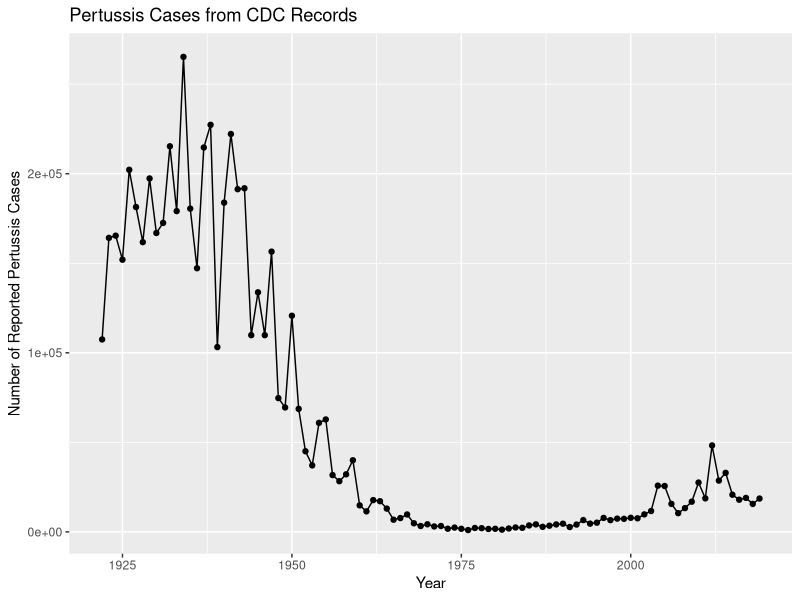
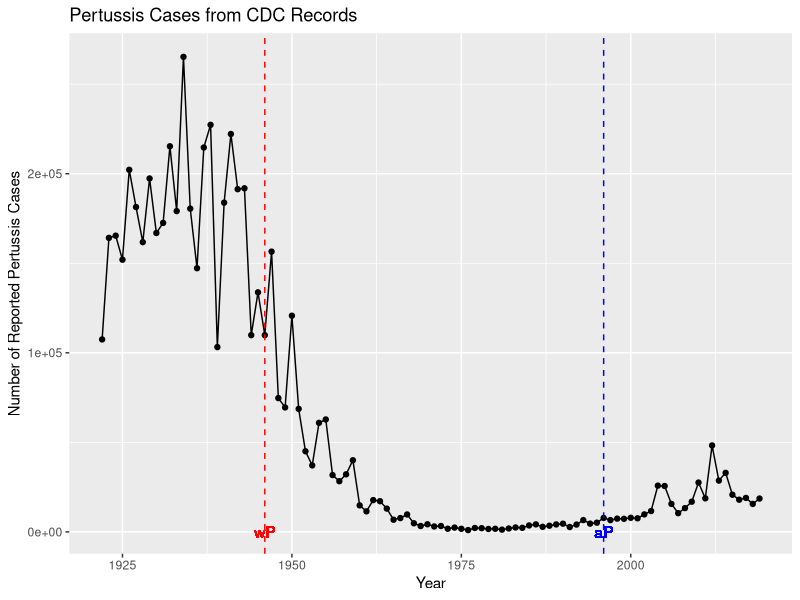

These figures' R source, in order: (Note: this script raises an error after producing the figures.)
## ---- chunk 1
#install.packages("datapasta")
## ---- chunk 2
cdc <- data.frame(
                                 Year = c(1922L,1923L,1924L,1925L,
                                          1926L,1927L,1928L,1929L,1930L,1931L,
                                          1932L,1933L,1934L,1935L,1936L,
                                          1937L,1938L,1939L,1940L,1941L,1942L,
                                          1943L,1944L,1945L,1946L,1947L,
                                          1948L,1949L,1950L,1951L,1952L,
                                          1953L,1954L,1955L,1956L,1957L,1958L,
                                          1959L,1960L,1961L,1962L,1963L,
                                          1964L,1965L,1966L,1967L,1968L,1969L,
                                          1970L,1971L,1972L,1973L,1974L,
                                          1975L,1976L,1977L,1978L,1979L,1980L,
                                          1981L,1982L,1983L,1984L,1985L,
                                          1986L,1987L,1988L,1989L,1990L,
                                          1991L,1992L,1993L,1994L,1995L,1996L,
                                          1997L,1998L,1999L,2000L,2001L,
                                          2002L,2003L,2004L,2005L,2006L,2007L,
                                          2008L,2009L,2010L,2011L,2012L,
                                          2013L,2014L,2015L,2016L,2017L,2018L,
                                          2019L),
         No..Reported.Pertussis.Cases = c(107473,164191,165418,152003,
                                          202210,181411,161799,197371,
                                          166914,172559,215343,179135,265269,
                                          180518,147237,214652,227319,103188,
                                          183866,222202,191383,191890,109873,
                                          133792,109860,156517,74715,69479,
                                          120718,68687,45030,37129,60886,
                                          62786,31732,28295,32148,40005,
                                          14809,11468,17749,17135,13005,6799,
                                          7717,9718,4810,3285,4249,3036,
                                          3287,1759,2402,1738,1010,2177,2063,
                                          1623,1730,1248,1895,2463,2276,
                                          3589,4195,2823,3450,4157,4570,
                                          2719,4083,6586,4617,5137,7796,6564,
                                          7405,7298,7867,7580,9771,11647,
                                          25827,25616,15632,10454,13278,
                                          16858,27550,18719,48277,28639,32971,
                                          20762,17972,18975,15609,18617)
       )
## ---- chunk 3
library(ggplot2)
ggplot(cdc, aes(x= Year, y= No..Reported.Pertussis.Cases)) +
    geom_point() +
    geom_line() +
    labs(x="Year", y="Number of Reported Pertussis Cases", title="Pertussis Cases from CDC Records")
## ---- chunk 4
library(ggplot2)
ggplot(cdc, aes(x= Year, y= No..Reported.Pertussis.Cases)) +
    geom_point() +
    geom_line() +
    geom_vline(xintercept= 1946, color= "red", linetype=2)+
    geom_vline(xintercept = 1996, color= "blue", linetype=2)+
    geom_text(x= 1946, y=0, label= "wP", color= "red")+
    geom_text(x= 1996, y=0, label= "aP", color= "blue")+
    labs(x="Year", y="Number of Reported Pertussis Cases", title="Pertussis Cases from CDC Records")
## ---- chunk 5
# Allows us to read, write and process JSON data
library(jsonlite)
## ---- chunk 6
subject <- read_json("https://www.cmi-pb.org/api/subject", simplifyVector = TRUE)
## ---- chunk 7
head(subject, 3)
## ---- chunk 8
table(subject$infancy_vac)
## ---- chunk 9
table(subject$biological_sex)
## ---- chunk 10
table(subject$race, subject$biological_sex)
## ---- chunk 11
library(lubridate)
## ---- chunk 12
subject$age <- time_length(today()- ymd(subject$year_of_birth), "years")
## ---- chunk 13
library(dplyr)

wP <- subject %>%
  filter(infancy_vac == "wP") 

summary(wP$age)
  
## ---- chunk 14
aP <- subject %>%
  filter(infancy_vac == "aP") 

summary(aP$age)
## ---- chunk 15
subject$age_boost <- time_length(ymd(subject$date_of_boost)- ymd(subject$year_of_birth), "years")
## ---- chunk 16
ggplot(subject) +
  aes(age,
      fill=as.factor(infancy_vac)) +
  geom_histogram(show.legend=FALSE) +
  facet_wrap(vars(infancy_vac), nrow=2) 
## ---- chunk 17
# Complete the API URLs...
specimen <- read_json("https://www.cmi-pb.org/api/specimen", simplifyVector = TRUE) 
titer <- read_json("https://www.cmi-pb.org/api/ab_titer", simplifyVector = TRUE)
## ---- chunk 18
meta <- inner_join(specimen, subject)
dim(meta)
head(meta)
## ---- chunk 19
abdata <- inner_join(titer, meta)
dim(abdata)
## ---- chunk 20
table(abdata$isotype)
## ---- chunk 21
table(abdata$visit)
## ---- chunk 22
ig1 <- abdata %>% filter(isotype == "IgG1", visit!=8)
head(ig1)
## ---- chunk 23
ggplot(ig1) +
  aes(ab_titer, antigen) +
  geom_boxplot() + 
  facet_wrap(vars(visit), nrow=2)
## ---- chunk 24
ggplot(ig1) +
  aes(ab_titer, antigen, col=infancy_vac ) +
  geom_boxplot(show.legend = T) + 
  facet_wrap(vars(visit), nrow=2) +
  theme_bw()
## ---- chunk 25
ggplot(ig1) +
  aes(ab_titer, antigen, col=infancy_vac ) +
  geom_boxplot(show.legend = FALSE) + 
  facet_wrap(vars(infancy_vac, visit), nrow=2)
## ---- chunk 26
filter(ig1, antigen=="Measles") %>%
  ggplot() +
  aes(ab_titer, col=infancy_vac) +
  geom_boxplot() +
  facet_wrap(vars(visit)) +
  geom_boxplot(show.legend = T) +
  theme_bw()+
  labs(title= "Measles")
## ---- chunk 27
filter(ig1, antigen== "FIM2/3") %>%
  ggplot() +
  aes(ab_titer, col=infancy_vac) +
  geom_boxplot(show.legend = T) +
  facet_wrap(vars(visit)) +
  theme_bw() +
  labs(title= "FIM2/3")
## ---- chunk 28
url <- "https://www.cmi-pb.org/api/v2/rnaseq?versioned_ensembl_gene_id=eq.ENSG00000211896.7"

rna <- read_json(url, simplifyVector = TRUE) 
## ---- chunk 29
ssrna <- inner_join(rna, meta)
## ---- chunk 30
ggplot(ssrna) +
  aes(visit, tpm, group=subject_id, col= infancy_vac) +
  geom_point() +
  geom_line(alpha=0.2)
## ---- chunk 31
ggplot(ssrna) +
  aes(tpm, col=infancy_vac) +
  geom_boxplot() +
  facet_wrap(vars(visit))
## ---- chunk 32
ssrna %>%  
  filter(visit==4) %>% 
  ggplot() +
    aes(tpm, col=infancy_vac) + geom_density() + 
    geom_rug() 
